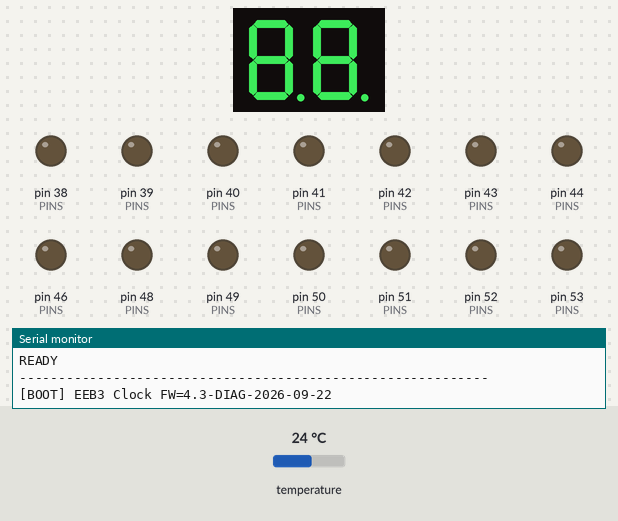
A sketch run on a simulated Arduino Mega 2560, built with avr-gcc and run on an emulated ATmega2560. On the bench: 2-digit seven-segment display, output pins drawn as LEDs (lit = HIGH), the last lines printed to the serial monitor. Wiring (inferred from the names in the program): 2-digit 7-segment display, segments lit when LOW: segments pin 28, pin 27, pin 26, pin 25, pin 24, pin 23, pin 22, pin 29, pin 31, pin 32, pin 33, pin 34, pin 35, pin 36, pin 37, pin 30. The test bench sets the inputs (shaded band); at power-on: temperature 24 °C. The local clock reads 2024-03-15 10:24:30 at power-on unless the sketch sets it; the segment pins are drawn as the display they are named for; pins used as bus, display or sensor lines are not drawn.

Above: at 0.1 s.
At 9.11 s:
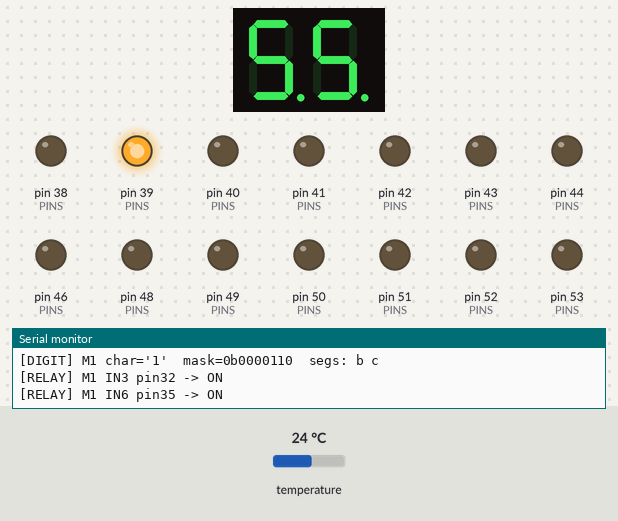
At 9.5 s:
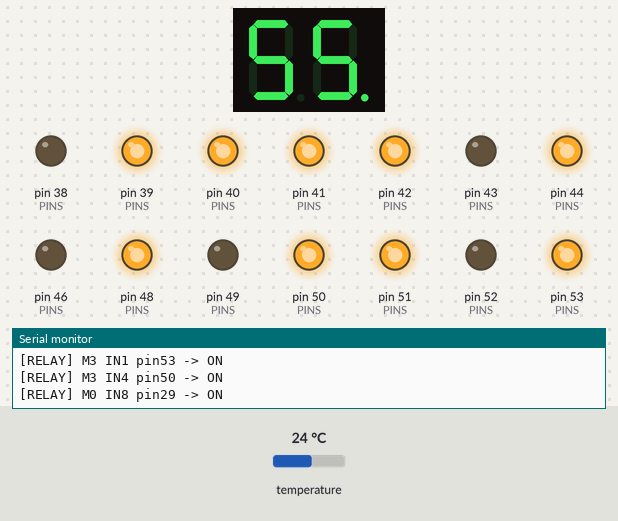
At 30.3 s:
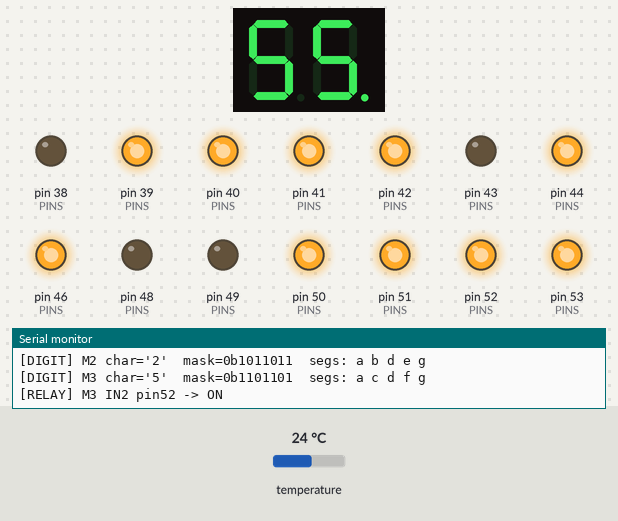
At 90.4 s:
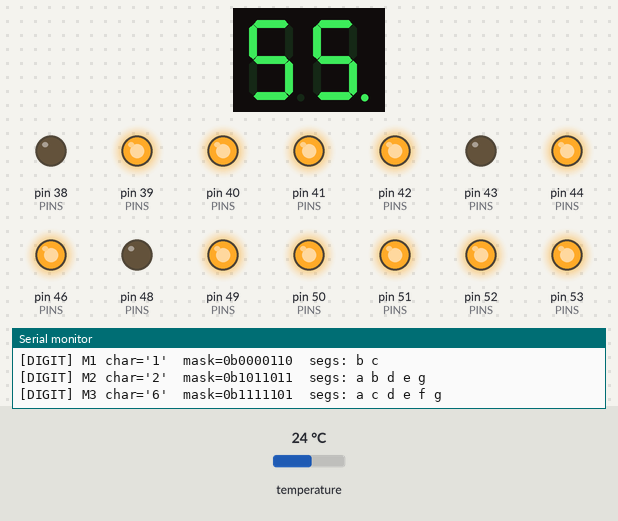
Timing chart, 0 to 91.9 s (numbered marks = the images above):
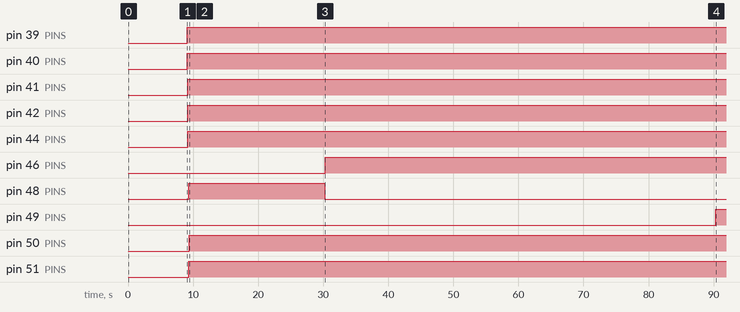

The sketch:

EEB3_Clock_Mega_Relay_PowerSaving.ino
```cpp
/* ============================================================================
   EEB3 SOLID-STATE CLOCK - 220V bulb 7-segment digits
   RELEASE BUILD: September 22, 2026 (FW 4.2-BASIC)
   ----------------------------------------------------------------------------
   Board  : Arduino MEGA 2560
   Clock  : DS3231 RTC (I2C, SDA=20, SCL=21 on MEGA)
   Baud   : 9600
   ----------------------------------------------------------------------------
   Stripped down to the essentials: accurate HH:MM time display, automatic
   Brussels DST (CET/CEST) that recalculates every year forever (no hardcoded
   dates), and a power-saving window that cuts the display outside school
   hours. No period schedule, no boot self-test, no master-relay feature.

   VERIFIED HARDWARE MAPPING (2026-09-22):
     Module 1 (Hours Tens)   : Pins 22-29 (IN1..IN8), IN8 = Colon
     Module 2 (Hours Units)  : Pins 30-37 (IN1..IN8), IN8 = Unused
     Module 3 (Minutes Tens) : Pins 38-45 (IN1..IN8)
     Module 4 (Minutes Units): Pins { 53, 52, 48, 50, 49, 51, 46, 47 }
                               IN3 = Pin 48 (Seg b - Top Right)
                               IN6 = Pin 51 (Seg c - Bottom Right)

   SEGMENT TO RELAY MAPPING:
     SEG2RELAY[7] order is a,b,c,d,e,f,g
     a->1 (IN2), b->2 (IN3), c->5 (IN6), d->6 (IN7), e->4 (IN5), f->0 (IN1), g->3 (IN4)
     const uint8_t SEG2RELAY[7] = { 1, 2, 5, 6, 4, 0, 3 };

   POWER SAVING SCHEDULE:
     CLOCK_ON_MINS  = 8 * 60;   // 08:00 AM
     CLOCK_OFF_MINS = 17 * 60;  // 05:00 PM (17:00)

   TIME SYNC: send T<10-digit-unix-UTC>, e.g. T1749736800

   WIRING DIAGNOSTICS (for tracing bulb/relay connections):
     D1        -> enter diagnostic mode (pauses the clock, all relays off)
     D0        -> exit diagnostic mode (resumes normal clock display)
     R<m><i><s>-> while in diagnostic mode, set module m(0-3) index i(0-7)
                  to state s(0=off,1=on), e.g. R071 turns M0 IN8 ON
   ============================================================================ */

#include <Wire.h>
#include <RTClib.h>
#include <avr/wdt.h>

#define FW_VERSION          "4.3-DIAG-2026-09-22"
#define SERIAL_BAUD         9600
#define SERIAL_WAIT_MS      8000UL
#define RELAY_ACTIVE_LOW    false

// Power Saving active schedule: 08:00 AM to 05:00 PM
const int CLOCK_ON_MINS  = 8 * 60;   // 08:00 AM (480 minutes)
const int CLOCK_OFF_MINS = 17 * 60;  // 05:00 PM (1020 minutes)

const uint8_t PINS[4][8] = {
  { 22, 23, 24, 25, 26, 27, 28, 29 },  // Module 1 (Hours Tens)
  { 30, 31, 32, 33, 34, 35, 36, 37 },  // Module 2 (Hours Units - IN8 unused)
  { 38, 39, 40, 41, 42, 43, 44, 45 },  // Module 3 (Minutes Tens)
  { 53, 52, 48, 50, 49, 51, 46, 47 }   // Module 4 (Minutes Units - IN3=Pin48, IN6=Pin51)
};

const uint8_t COLON_RELAY_INDEX = 7;

// SEG2RELAY[seg] = relay index (a,b,c,d,e,f,g)
const uint8_t SEG2RELAY[7] = { 1, 2, 5, 6, 4, 0, 3 };
const char    SEG_NAME[7]  = {'a','b','c','d','e','f','g'};

bool relayState[4][8];
RTC_DS3231 rtc;
static bool rtcOk = false;
static bool diagMode = false;

/* ============================================================================
   SERIAL TAG HELPERS
   ============================================================================ */
void tag(const __FlashStringHelper* t) {
  Serial.print(F("[")); Serial.print(t); Serial.print(F("] "));
}
void sep() { Serial.println(F("------------------------------------------------------------")); }

/* ============================================================================
   SEGMENT FONT
   bit0=a  bit1=b  bit2=c  bit3=d  bit4=e  bit5=f  bit6=g
   ============================================================================ */
byte segMask(char ch) {
  switch (ch) {
    case '0': return 0b0111111;
    case '1': return 0b0000110;
    case '2': return 0b1011011;
    case '3': return 0b1001111;
    case '4': return 0b1100110;
    case '5': return 0b1101101;
    case '6': return 0b1111101;
    case '7': return 0b0000111;
    case '8': return 0b1111111;
    case '9': return 0b1101111;
    case '-': return 0b1000000;   // middle bar only (error indicator)
    case ' ':
    default:  return 0b0000000;
  }
}

/* ============================================================================
   RELAY ENGINE
   ============================================================================ */
inline void writeRelay(uint8_t module, uint8_t idx, bool on) {
  if (relayState[module][idx] == on) return;
  relayState[module][idx] = on;
  digitalWrite(PINS[module][idx], (on == RELAY_ACTIVE_LOW) ? LOW : HIGH);
  tag(F("RELAY"));
  Serial.print(F("M")); Serial.print(module);
  Serial.print(F(" IN")); Serial.print(idx + 1);
  Serial.print(F(" pin")); Serial.print(PINS[module][idx]);
  Serial.print(F(" -> ")); Serial.println(on ? F("ON") : F("OFF"));
}

void allRelaysOff() {
  tag(F("RELAY")); Serial.println(F("ALL OFF"));
  for (uint8_t m = 0; m < 4; m++)
    for (uint8_t i = 0; i < 8; i++)
      writeRelay(m, i, false);
}

void writeSegment(uint8_t module, uint8_t seg, bool on) {
  writeRelay(module, SEG2RELAY[seg], on);
}

void applyDigit(uint8_t module, char ch) {
  byte mask = segMask(ch);
  tag(F("DIGIT"));
  Serial.print(F("M")); Serial.print(module);
  Serial.print(F(" char='")); Serial.print(ch);
  Serial.print(F("'  mask=0b"));
  for (int b = 6; b >= 0; b--) Serial.print((mask >> b) & 1);
  Serial.print(F("  segs: "));
  for (uint8_t s = 0; s < 7; s++)
    if (mask & (1 << s)) { Serial.print(SEG_NAME[s]); Serial.print(' '); }
  Serial.println();
  for (uint8_t seg = 0; seg < 7; seg++)
    writeSegment(module, seg, (bool)(mask & (1 << seg)));
}

void renderFrame(const char d[4], bool colonOn) {
  tag(F("FRAME"));
  Serial.print(F("'")); Serial.print(d[0]); Serial.print(d[1]);
  Serial.print(F(":")); Serial.print(d[2]); Serial.print(d[3]);
  Serial.print(F("'  colon=")); Serial.println(colonOn ? F("ON") : F("OFF"));
  for (uint8_t m = 0; m < 4; m++) applyDigit(m, d[m]);
  writeRelay(0, COLON_RELAY_INDEX, colonOn);
}

/* ============================================================================
   DST / TIMEZONE (Brussels CET/CEST, EU rule - recalculated every year)
   ============================================================================ */
uint8_t lastSundayDay(uint16_t year, uint8_t month) {
  const uint8_t dim[] = {0,31,28,31,30,31,30,31,31,30,31,30,31};
  uint8_t d = dim[month];
  if (month == 2 && (((year%4==0)&&(year%100!=0))||(year%400==0))) d = 29;
  return d - (uint8_t)DateTime(year, month, d, 0, 0, 0).dayOfTheWeek();
}

bool isEuSummerTime(const DateTime& u) {
  uint8_t m = u.month();
  if (m < 3 || m > 10) return false;
  if (m > 3 && m < 10) return true;
  uint8_t ls = lastSundayDay(u.year(), m);
  if (m == 3) { if (u.day()>ls) return true; if (u.day()<ls) return false; return u.hour()>=1; }
  if (u.day()<ls) return true; if (u.day()>ls) return false; return u.hour()<1;
}

bool isLocalSummerTime(const DateTime& l) {
  uint8_t m = l.month();
  if (m < 3 || m > 10) return false;
  if (m > 3 && m < 10) return true;
  uint8_t ls = lastSundayDay(l.year(), m);
  if (m == 3) { if (l.day()>ls) return true; if (l.day()<ls) return false; return l.hour()>=2; }
  if (l.day()<ls) return true; if (l.day()>ls) return false; return l.hour()<3;
}

DateTime utcToBrussels(const DateTime& utc) {
  bool s = isEuSummerTime(utc);
  tag(F("DST"));
  Serial.print(s ? F("CEST+2  ") : F("CET+1  "));
  DateTime local = utc + TimeSpan(0, s ? 2 : 1, 0, 0);
  Serial.println(local.timestamp());
  return local;
}

DateTime localToUtc(const DateTime& local) {
  return local - TimeSpan(0, isLocalSummerTime(local) ? 2 : 1, 0, 0);
}

/* ============================================================================
   RTC DIAGNOSTIC
   ============================================================================ */
void rtcDiagnostic() {
  sep();
  tag(F("RTC")); Serial.println(F("=== RTC Diagnostic ==="));

  Wire.beginTransmission(0x68);
  uint8_t err = Wire.endTransmission();
  tag(F("RTC")); Serial.print(F("I2C 0x68: "));
  if (err == 0) Serial.println(F("OK - device ACK"));
  else { Serial.print(F("FAIL code=")); Serial.print(err); Serial.println(F(" CHECK SDA(20)/SCL(21)")); }

  tag(F("RTC")); Serial.print(F("rtc.begin(): ")); Serial.println(rtcOk ? F("OK") : F("FAILED"));
  if (!rtcOk) { sep(); return; }

  bool lp = rtc.lostPower();
  tag(F("RTC")); Serial.println(lp ? F("lostPower: TRUE - NEEDS SYNC") : F("lostPower: false - OK"));

  DateTime now = rtc.now();
  tag(F("RTC")); Serial.print(F("UTC raw: ")); Serial.print(now.timestamp());
  Serial.print(F("  unix=")); Serial.println(now.unixtime());

  tag(F("RTC")); Serial.print(F("Year check: "));
  Serial.println((now.year()>=2024 && now.year()<=2099) ? F("PASS") : F("FAIL - sync needed!"));

  tag(F("RTC")); Serial.print(F("Temp: ")); Serial.print(rtc.getTemperature(),1); Serial.println(F("C"));

  DateTime local = utcToBrussels(now);
  tag(F("RTC")); Serial.print(F("Brussels: "));
  if(local.hour()<10)Serial.print('0'); Serial.print(local.hour());
  Serial.print(':');
  if(local.minute()<10)Serial.print('0'); Serial.println(local.minute());

  int lm = (int)local.hour()*60+(int)local.minute();
  tag(F("RTC")); Serial.print(F("Local mins=")); Serial.print(lm);
  Serial.print(F("  window=")); Serial.print(CLOCK_ON_MINS);
  Serial.print(F("-")); Serial.print(CLOCK_OFF_MINS);
  Serial.println((lm>=CLOCK_ON_MINS&&lm<CLOCK_OFF_MINS) ? F("  ACTIVE") : F("  NIGHT MODE"));
  sep();
}

/* ============================================================================
   NON-BLOCKING SERIAL COMMAND PARSER
   Send: T1749736800  (T + 10 digit UTC unix timestamp)
   ============================================================================ */
static char           cmdBuf[16];
static uint8_t        cmdPos          = 0;
static bool           inNightMode     = false;
static unsigned long  lastRenderedKey = 0xFFFFFFFFUL;
static uint32_t       loopCount       = 0;
static uint8_t        heartbeat       = 0;

void checkSerialCommands() {
  while (Serial.available()) {
    char c = (char)Serial.read();
    if (c == '\n' || c == '\r') {
      if (cmdPos > 0) {
        cmdBuf[cmdPos] = '\0';
        if (cmdBuf[0] == 'T' && strlen(cmdBuf) >= 11) {
          unsigned long v = strtoul(cmdBuf + 1, nullptr, 10);
          if (v > 1700000000UL) {
            rtc.adjust(DateTime(v));
            tag(F("SYNC")); Serial.print(F("RTC set UTC=")); Serial.println(DateTime(v).timestamp());
            rtcDiagnostic();
          }
        } else if (cmdBuf[0] == 'D' && strlen(cmdBuf) == 2) {
          diagMode = (cmdBuf[1] == '1');
          allRelaysOff();
          lastRenderedKey = 0xFFFFFFFFUL;
          tag(F("DIAG")); Serial.println(diagMode ? F("ENTER") : F("EXIT"));
        } else if (cmdBuf[0] == 'R' && strlen(cmdBuf) == 4 && diagMode) {
          uint8_t m = cmdBuf[1]-'0', i = cmdBuf[2]-'0', s = cmdBuf[3]-'0';
          if (m < 4 && i < 8) writeRelay(m, i, s != 0);
        }
        cmdPos = 0;
      }
    } else if (cmdPos < 15) {
      cmdBuf[cmdPos++] = c;
    }
  }
}

/* ============================================================================
   SETUP
   ============================================================================ */
void setup() {
  for (uint8_t m=0;m<4;m++) for (uint8_t i=0;i<8;i++) {
    uint8_t off = RELAY_ACTIVE_LOW ? HIGH : LOW;
    digitalWrite(PINS[m][i], off);
    pinMode(PINS[m][i], OUTPUT);
    digitalWrite(PINS[m][i], off);
    relayState[m][i] = false;
  }

  Serial.begin(SERIAL_BAUD);
  Wire.begin();

  Serial.println(F("READY"));

  sep();
  tag(F("BOOT")); Serial.print(F("EEB3 Clock FW=")); Serial.println(F(FW_VERSION));
  tag(F("BOOT")); Serial.print(F("Compiled ")); Serial.print(F(__DATE__)); Serial.print(' '); Serial.println(F(__TIME__));
  tag(F("BOOT")); Serial.print(F("Window: ")); Serial.print(CLOCK_ON_MINS); Serial.print(F("-")); Serial.println(CLOCK_OFF_MINS);
  tag(F("BOOT")); Serial.println(RELAY_ACTIVE_LOW ? F("Relay: ACTIVE LOW") : F("Relay: ACTIVE HIGH"));
  sep();

  rtcOk = rtc.begin();
  rtcDiagnostic();

  tag(F("BOOT")); Serial.println(F("Waiting 8s for serial sync (T<unix>)..."));
  unsigned long ws = millis(), ld = millis();
  while (millis() - ws < SERIAL_WAIT_MS) {
    wdt_reset();
    if (millis() - ld >= 1000UL) {
      ld = millis();
      Serial.print('.');
    }
    checkSerialCommands();
  }
  Serial.println();

  if (rtcOk && rtc.lostPower()) {
    DateTime cl(F(__DATE__), F(__TIME__));
    DateTime uf = localToUtc(cl);
    rtc.adjust(uf);
    tag(F("SYNC")); Serial.print(F("Fallback compile-time UTC=")); Serial.println(uf.timestamp());
  }

  tag(F("BOOT")); Serial.println(F("Watchdog WDTO_8S"));
  wdt_enable(WDTO_8S);
  tag(F("BOOT")); Serial.println(F("Entering main loop"));
  sep();
}

/* ============================================================================
   MAIN LOOP
   ============================================================================ */
void loop() {
  wdt_reset();
  loopCount++;

  checkSerialCommands();
  if (diagMode) return; // manual relay commands only; clock paused

  static unsigned long lastTick = 0;
  if (millis()-lastTick < 250UL) return;
  lastTick = millis();

  DateTime utc = rtc.now();

  if (++heartbeat >= 20) {
    heartbeat = 0;
    tag(F("LOOP"));
    Serial.print(F("tick #")); Serial.print(loopCount);
    Serial.print(F("  UTC=")); Serial.print(utc.timestamp());
    Serial.print(F("  temp=")); Serial.print(rtc.getTemperature(),1); Serial.println(F("C"));
  }

  // Year sanity - show dashes if RTC is corrupt
  if (utc.year()<2024 || utc.year()>2099) {
    tag(F("ERROR")); Serial.print(F("Bad year=")); Serial.println(utc.year());
    char bad[4]={'-','-','-','-'};
    renderFrame(bad, false);
    delay(1000);
    return;
  }

  bool summer    = isEuSummerTime(utc);
  int8_t offset  = summer ? 2 : 1;
  DateTime local = utc + TimeSpan(0, offset, 0, 0);
  uint8_t hh     = local.hour();
  uint8_t mm     = local.minute();
  int localMins  = (int)hh*60+(int)mm;

  // Power saving: relays off outside the active window
  if (localMins<CLOCK_ON_MINS || localMins>=CLOCK_OFF_MINS) {
    if (!inNightMode) {
      inNightMode=true;
      lastRenderedKey=0xFFFFFFFFUL;
      allRelaysOff();
      tag(F("NIGHT"));
      Serial.print(F("Night at "));
      if(hh<10)Serial.print('0'); Serial.print(hh); Serial.print(':');
      if(mm<10)Serial.print('0'); Serial.println(mm);
    }
    return;
  }
  if (inNightMode) {
    inNightMode=false;
    tag(F("NIGHT")); Serial.println(F("Exited night mode"));
  }

  // Build display frame: HH:MM
  char frame[4];
  frame[0] = (hh<10) ? ' ' : (char)('0'+hh/10);
  frame[1] = (char)('0'+hh%10);
  frame[2] = (char)('0'+mm/10);
  frame[3] = (char)('0'+mm%10);

  unsigned long key =
    ((unsigned long)(uint8_t)frame[0]<<24) |
    ((unsigned long)(uint8_t)frame[1]<<16) |
    ((unsigned long)(uint8_t)frame[2]<< 8) |
     (unsigned long)(uint8_t)frame[3];

  if (key != lastRenderedKey) {
    lastRenderedKey = key;
    tag(F("DISPLAY"));
    Serial.print(F("Time -> "));
    if(hh<10)Serial.print(' '); Serial.print(hh); Serial.print(':');
    if(mm<10)Serial.print('0'); Serial.print(mm);
    Serial.print(F("  ")); Serial.println(summer ? F("CEST+2") : F("CET+1"));
    renderFrame(frame, true);
    sep();
  }
}
```

Measured:
- by itself, pin 39 (PINS), pin 40 (PINS): LOW → HIGH at 9.1 s
- by itself, pin 41 (PINS), pin 42 (PINS), pin 44 (PINS): LOW → HIGH at 9.2 s
- by itself, pin 46 (PINS): LOW → HIGH at 30.3 s
- by itself, pin 48 (PINS): LOW → HIGH at 9.3 s, → LOW 21.0 s later
- by itself, pin 49 (PINS): LOW → HIGH at 90.4 s
- by itself, pin 50 (PINS), pin 53 (PINS): LOW → HIGH at 9.4 s
- by itself, pin 51 (PINS): LOW → HIGH at 9.3 s
- by itself, pin 52 (PINS): LOW → HIGH at 30.2 s
